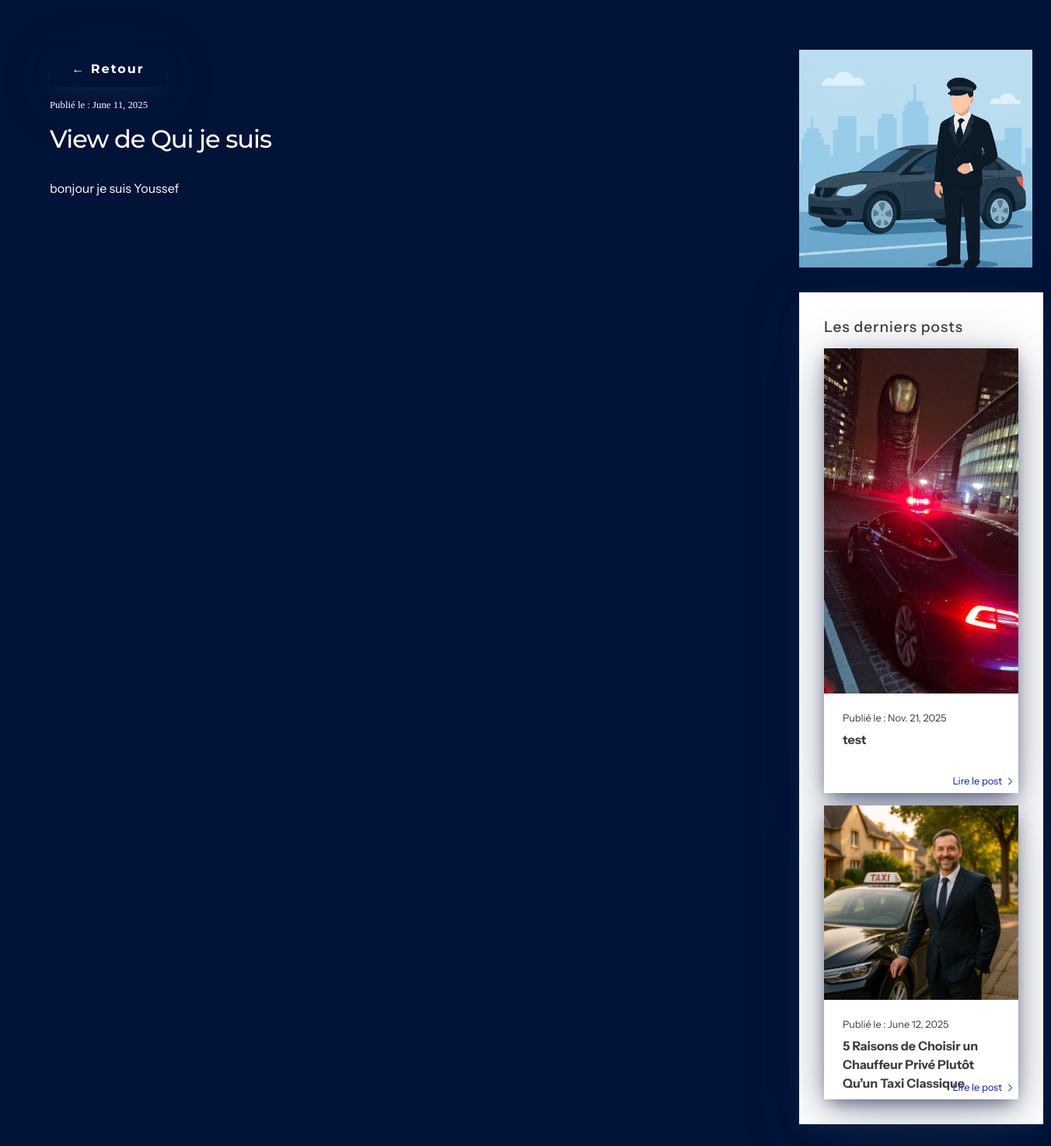
The app's page /blog/2/ with its own data.
### blog/models.py (models this page shows)
class Article(models.Model):
    title = models.CharField(max_length=200)
    content = models.TextField()
    pub_date = models.DateField(auto_now_add=True)
    user = models.ForeignKey(User, on_delete=models.CASCADE)
    image = models.ImageField(upload_to='articles/', blank=True, null=True)
    def __str__(self):
        return self.title

### blog/views.py (the view)
# urls.py: path('<int:pk>/', ArticleDetailView.as_view(), name="article_detail")
class ArticleDetailView(DetailView):
    model = Article
    def  get_context_data(self, **kwargs):
        context = super().get_context_data(**kwargs)
        current_article = self.object
        context["suggested_articles"] = Article.objects.exclude(pk=current_article.pk).order_by('-pub_date')[:2]
        return context

### templates/blog/article_detail.html
{% extends "core/base.html" %}
{% load static %}
{% block content %}
<div class="main-article-detail">
  <div class="article-content-detail">
    <div class="header-article-detail">
      <button onclick="history.back()">← Retour</button>
      <span class="pub_date">Publié le : {{ article.pub_date }}</span>
      <h1>View de {{ article }}</h1>
    </div>
    <div class="content-article">
      <p>{{ article.content|linebreaksbr }}</p>
    </div>
  </div>
  <div class="suggested-articles">
    {% if article.image %}
      <img class="article-img" src="{{ article.image.url }}" alt="image-article">
    {% else %}
      <img class="article-img" src="{% static "images/default_article.png" %}" alt="image-article">
    {% endif %}
    <div class="suggested-articles-container">
      <p class="header-suggested-articles">Les derniers posts</p>
      {% for article in suggested_articles %}
        <a href="{% url "article_detail" article.id %}">
          <div class="article sugested">
            {% if article.image %}
              <img class="suggested-article-img" src="{{ article.image.url }}" alt="image-article">
            {% else %}
              <img class="suggested-article-img" src="{% static "images/default_article.png" %}" alt="image-article">
            {% endif %}
            <div class="article-infos">
              <span class="pub_date">Publié le : {{ article.pub_date }}</span>
              <p><strong>{{ article }}</strong></p>
              <div class="article-detail">
                <span>Lire le post</span>
                <img src="{% static "images/Vector.png" %}" alt="">
              </div>
            </div>
          </div>
        </a>
      {% endfor %}
    </div>
  </div>
</div>
{% endblock  %}

### static/css/sections/contact.css (style rules this page uses)
body { margin: 0; padding: 0; }

### static/css/sections/hero.css (style rules this page uses)
html { scroll-behavior: smooth; }
* { margin: 0; padding: 0; }
h1 { font-family: var(--title-font); font-weight: 500; font-size: 2rem; letter-spacing: -1px; }
p { font-family: var(--content-font); line-height: 24px; }

### static/css/sections/blog.css (style rules this page uses)
.article-infos { position: relative; background-color: #FFFFFF; color: var(--text-black); padding: 1.5rem; display: flex; flex-direction: column; gap: 0.5rem; font-family: var(--content-font); max-width: 252px; min-height: 80px; max-height: 80px ; }
.pub_date { font-size: 0.8rem; }
.article-detail { position: absolute; display: flex; align-items: center; gap: 0.5rem; color: var(--cta-color); right: 0; bottom: 0; margin: 0.5rem; font-size: 0.8rem; }
.article-img { width: 300px; max-height: 280px; object-fit: cover; object-position: center; }

### static/css/sections/article_detail.css (style rules this page uses)
.main-article-detail { min-height: 100vh; background-color: var(--background-color); color: #FFFFFF; padding: 4rem ; display: flex; gap: 4rem; }
.article-content-detail { display: flex; flex-direction: column; gap: 2rem; min-width: 900px; }
.content-article { max-width: 600px; }
.header-article-detail { display: flex; flex-direction: column; gap: 1rem; }
.header-article-detail button { max-width: 150px; background: none; color: #FFFFFF; }
.suggested-articles { display: flex; flex-direction: column; gap: 2rem; }
.header-suggested-articles { font-size: 1.2rem; font-weight: 500; letter-spacing: 1px; }
.suggested-article-img { width: 250px; }
.suggested-articles-container { color: var(--text-black); font-family: var(--title-font); background-color: #FFFFFF; padding: 2rem; box-shadow: 0px 8px 22px -6px rgba(24, 39, 75, 0.72), 0px 14px 64px -4px rgba(24, 39, 75, 0.41); display: flex; flex-direction: column; gap: 1rem; max-width: 300px; }
.sugested { box-shadow: 0px 8px 22px -6px rgba(24, 39, 75, 0.72), 0px 14px 64px -4px rgba(24, 39, 75, 0.41); }
.suggested-articles-container a { text-decoration: none; color: inherit; }

### static/css/components/button.css (style rules this page uses)
button { min-height: 48px; padding: 12px 24px 12px 24px; font-family: var(--title-font); font-weight: bold; font-size: 1rem; border-radius: 8px; letter-spacing: 2px; border: none; box-shadow: 0px 8px 22px -6px rgba(24, 39, 75, 0.72), 0px 14px 64px -4px rgba(24, 39, 75, 0.41); cursor: pointer; }

### static/css/components/config.css (style rules this page uses)
:root { --da-color: #1C60FF; --cta-color: #0D1EB8; --background-color: #021338; --infos-color: #9B9EB9; --text-black: #3D3D3D; --text-white: #FFFFFF; --success-color: #009411; --error-color: #FFA9A9; --gradient-primary: linear-gradient(90deg, #1C60FF 0%, #0D1EB8 100%); --title-font: 'Montserrat'; --title-size: 1.5rem; --title-weight: 'semibold'; --subtitle-font: 'Montserrat'; --subtitle-size: 1.2rem; --subtitle-weight: 'semibold'; --content-font: 'Instrument Sans'; --content-size: 1rem; --content-weight: 'regular'; --infos-font: 'Instrument Sans'; --infos-size: 1rem; --infos-weight: 'light'; --shadow-primary: 0px 8px 22px -6px rgba(24, 39, 75, 0.72), 0px 14px 64px -4px rgba(24, 39, 75, 0.41); }

### records on screen
Article: pub_date "June 11, 2025", title "Qui je suis", content "bonjour je suis Youssef"
Article: image (picture), pub_date "Nov. 21, 2025", title "test"
Article: image (picture), pub_date "June 12, 2025", title "5 Raisons de Choisir un Chauffeur Privé Plutôt Qu’un Taxi Classique"
